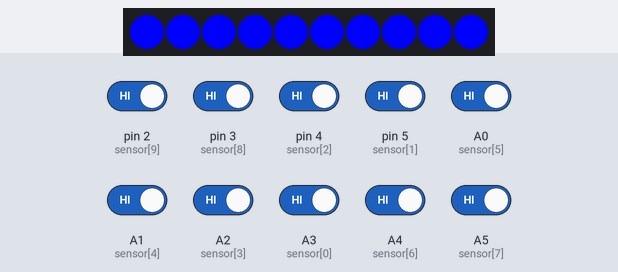
Bench run of a sketch on a simulated Arduino Uno, built with avr-gcc and run on an emulated ATmega328P. Parts: 10 RGB LEDs in strip order, left to right. The inputs (shaded band) are chosen by the test bench; at power-on: A0 (sensor[5]), A1 (sensor[4]), A2 (sensor[3]), A3 (sensor[0]), A4 (sensor[6]), A5 (sensor[7]), pin 2 (sensor[9]), pin 3 (sensor[8]), pin 4 (sensor[2]), pin 5 (sensor[1]) HIGH.

Above: at 1.2 s.
1.3 s: pin 2 (sensor[9]) driven LOW
At 2.1 s:
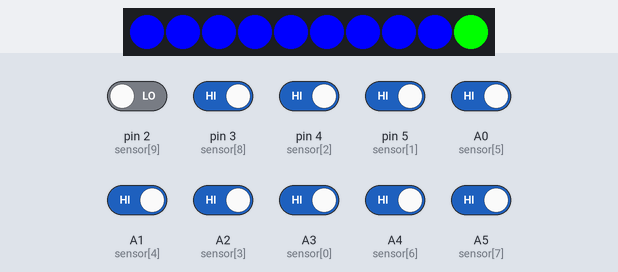
2.8 s: pin 3 (sensor[8]) driven LOW
At 3.3 s:
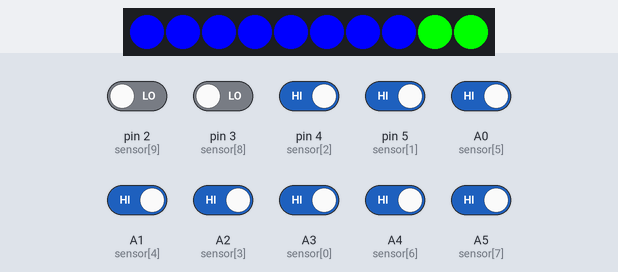
4.3 s: pin 4 (sensor[2]) driven LOW
At 5.5 s:
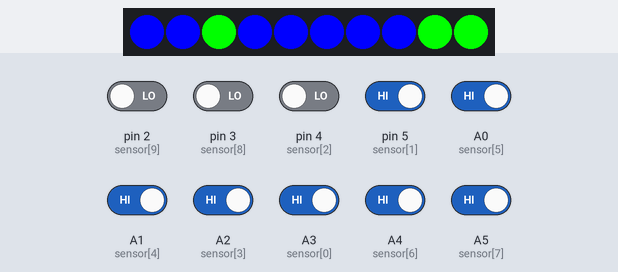
5.8 s: pin 5 (sensor[1]) driven LOW
At 6.7 s:
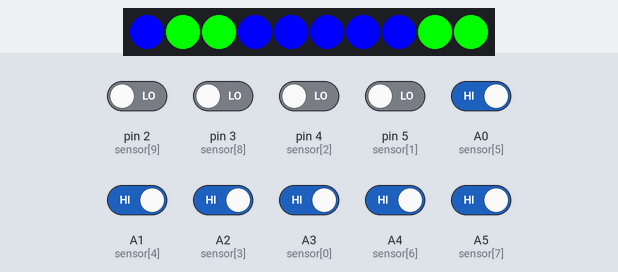
7.3 s: A0 (sensor[5]) driven LOW
At 7.9 s:
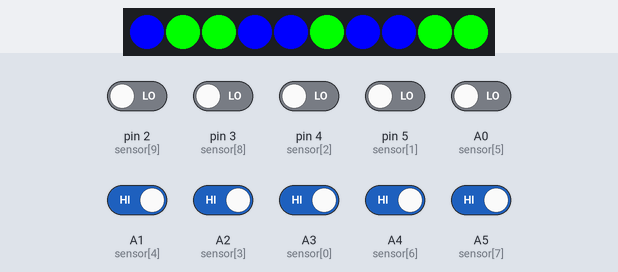
8.8 s: A1 (sensor[4]) driven LOW
At 9.1 s:
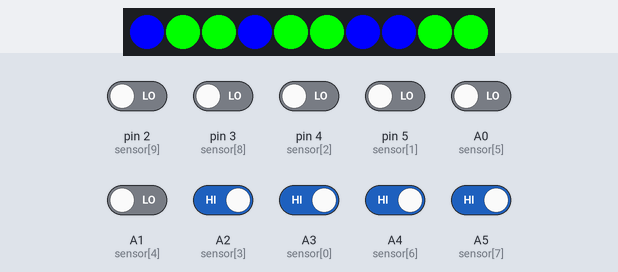
Timing chart, 0 to 11.3 s (numbered marks = the images above; inputs shaded):
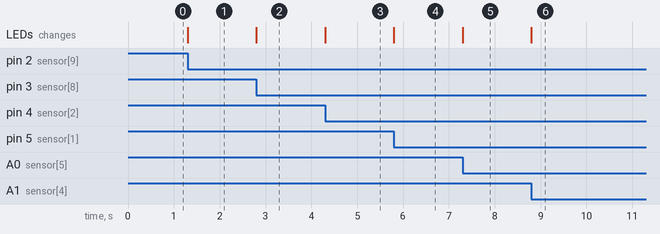

Measured:
- after the input at 1.3 s, the LEDs: change at once (image 1)
- after the input at 2.8 s, the LEDs: change at once (image 2)
- after the input at 4.3 s, the LEDs: change at once (image 3)
- after the input at 5.8 s, the LEDs: change at once (image 4)
- after the input at 7.3 s, the LEDs: change at once (image 5)
- after the input at 8.8 s, the LEDs: change at once (image 6)

The sketch:

teste-paralelo.ino
```cpp
#include <Adafruit_NeoPixel.h>
#ifdef __AVR__
#include <avr/power.h>
#endif

#include <Adafruit_NeoPixel.h>

#define PIN   6
#define NLED  10

Adafruit_NeoPixel strip = Adafruit_NeoPixel(NLED, PIN, NEO_GRB + NEO_KHZ800);
uint8_t sensor[NLED] = {A3, 5, 4, A2, A1, A0, A4, A5, 3, 2};

void setup() {
  Serial.begin(115200);

  strip.begin();
  strip.clear();
  strip.show();

  for (uint8_t i = 0; i < NLED; ++i) {
    pinMode(sensor[i], INPUT);
  }

}

void loop() {

  for (uint16_t i = 0; i < NLED; i++) {
//    Serial.print(i);
    if (!digitalRead(sensor[i])) {
//      Serial.println(": ON");
      strip.setPixelColor(i, strip.Color(0, 255, 0));
    } else {
//      Serial.println(": OFF");
      strip.setPixelColor(i, strip.Color(0, 0, 255));
    }
  }

  strip.show();
  //  Serial.println();
  //  delay(500);

  //  for (byte i = 0; i < NLED; ++i) {
  //    strip.setPixelColor(i, strip.Color(255, 255, 255));
  //    strip.setPixelColor(i, strip.Color(255, 0, 255));
  //    strip.setPixelColor(i, strip.Color(255, 0, 0));
  //  }
  //  strip.show();

}
```
